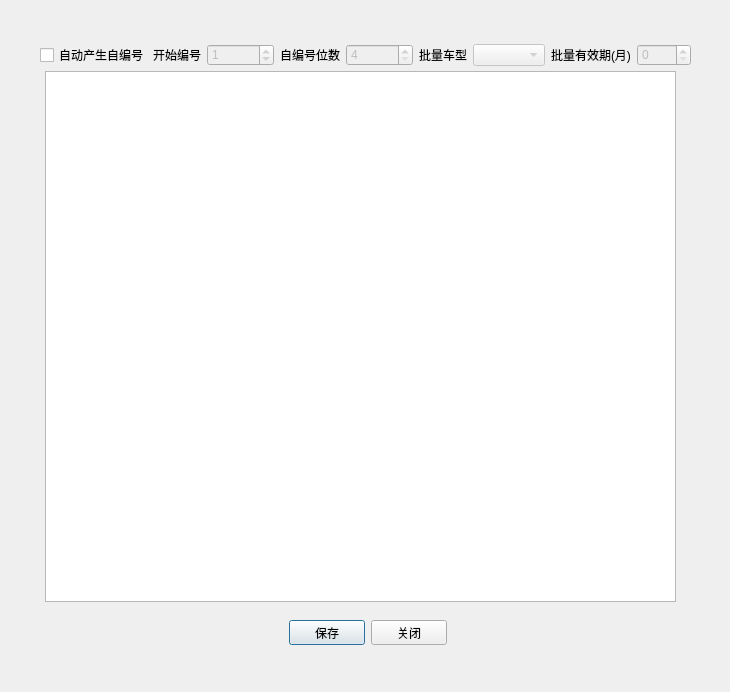
<?xml version="1.0" encoding="UTF-8"?>
<ui version="4.0">
 <class>CDlgBulkRegister</class>
 <widget class="QDialog" name="CDlgBulkRegister">
  <property name="geometry">
   <rect>
    <x>0</x>
    <y>0</y>
    <width>730</width>
    <height>692</height>
   </rect>
  </property>
  <property name="windowTitle">
   <string>卡批量注册</string>
  </property>
  <property name="statusTip">
   <string>%1卡批量注册</string>
  </property>
  <property name="styleSheet">
   <string notr="true">background-image: url(D:/WinParkUI/debug/Image/NewIcon/CommonMiddleBG-normal.jpg);</string>
  </property>
  <widget class="QLabel" name="lblTitle">
   <property name="geometry">
    <rect>
     <x>21</x>
     <y>5</y>
     <width>141</width>
     <height>21</height>
    </rect>
   </property>
   <property name="font">
    <font>
     <family>宋体</family>
     <pointsize>9</pointsize>
     <weight>75</weight>
     <italic>false</italic>
     <bold>true</bold>
    </font>
   </property>
   <property name="styleSheet">
    <string notr="true">background-image:url( );
color: rgb(85, 0, 0);</string>
   </property>
   <property name="text">
    <string/>
   </property>
  </widget>
  <widget class="QLabel" name="lblClose">
   <property name="geometry">
    <rect>
     <x>689</x>
     <y>5</y>
     <width>31</width>
     <height>16</height>
    </rect>
   </property>
   <property name="text">
    <string/>
   </property>
  </widget>
  <widget class="QTableWidget" name="tabRecord">
   <property name="geometry">
    <rect>
     <x>45</x>
     <y>71</y>
     <width>631</width>
     <height>531</height>
    </rect>
   </property>
   <property name="styleSheet">
    <string notr="true">background-image: url(none);</string>
   </property>
  </widget>
  <widget class="QLineEdit" name="edtCardID">
   <property name="geometry">
    <rect>
     <x>270</x>
     <y>290</y>
     <width>113</width>
     <height>20</height>
    </rect>
   </property>
   <property name="styleSheet">
    <string notr="true">background-image: url(none);</string>
   </property>
  </widget>
  <widget class="QWidget" name="layoutWidget">
   <property name="geometry">
    <rect>
     <x>289</x>
     <y>620</y>
     <width>158</width>
     <height>25</height>
    </rect>
   </property>
   <layout class="QHBoxLayout" name="horizontalLayout">
    <item>
     <widget class="QPushButton" name="btnSave">
      <property name="styleSheet">
       <string notr="true">background-image: url(none);</string>
      </property>
      <property name="text">
       <string>保存</string>
      </property>
     </widget>
    </item>
    <item>
     <widget class="QPushButton" name="btnClose">
      <property name="styleSheet">
       <string notr="true">background-image: url(none);</string>
      </property>
      <property name="text">
       <string>关闭</string>
      </property>
     </widget>
    </item>
   </layout>
  </widget>
  <widget class="QWidget" name="">
   <property name="geometry">
    <rect>
     <x>40</x>
     <y>44</y>
     <width>651</width>
     <height>22</height>
    </rect>
   </property>
   <layout class="QHBoxLayout" name="horizontalLayout_2">
    <item>
     <widget class="QCheckBox" name="chkID">
      <property name="styleSheet">
       <string notr="true">background-image: url(none);</string>
      </property>
      <property name="text">
       <string>自动产生自编号</string>
      </property>
     </widget>
    </item>
    <item>
     <widget class="QLabel" name="label">
      <property name="styleSheet">
       <string notr="true">background-image: url(none);</string>
      </property>
      <property name="text">
       <string>开始编号</string>
      </property>
     </widget>
    </item>
    <item>
     <widget class="QSpinBox" name="spValue">
      <property name="enabled">
       <bool>false</bool>
      </property>
      <property name="styleSheet">
       <string notr="true">background-image: url(none);</string>
      </property>
      <property name="maximum">
       <number>999999999</number>
      </property>
      <property name="value">
       <number>1</number>
      </property>
     </widget>
    </item>
    <item>
     <widget class="QLabel" name="label_2">
      <property name="styleSheet">
       <string notr="true">background-image: url(none);</string>
      </property>
      <property name="text">
       <string>自编号位数</string>
      </property>
     </widget>
    </item>
    <item>
     <widget class="QSpinBox" name="spDigit">
      <property name="enabled">
       <bool>false</bool>
      </property>
      <property name="styleSheet">
       <string notr="true">background-image: url(none);</string>
      </property>
      <property name="minimum">
       <number>4</number>
      </property>
      <property name="maximum">
       <number>999999999</number>
      </property>
     </widget>
    </item>
    <item>
     <widget class="QLabel" name="label_3">
      <property name="styleSheet">
       <string notr="true">background-image: url(none);</string>
      </property>
      <property name="text">
       <string>批量车型</string>
      </property>
     </widget>
    </item>
    <item>
     <widget class="QComboBox" name="cbxCarType">
      <property name="enabled">
       <bool>false</bool>
      </property>
      <property name="styleSheet">
       <string notr="true">background-image: url(none);</string>
      </property>
     </widget>
    </item>
    <item>
     <widget class="QLabel" name="label_4">
      <property name="styleSheet">
       <string notr="true">background-image: url(none);</string>
      </property>
      <property name="text">
       <string>批量有效期(月)</string>
      </property>
     </widget>
    </item>
    <item>
     <widget class="QSpinBox" name="spMonth">
      <property name="enabled">
       <bool>false</bool>
      </property>
      <property name="styleSheet">
       <string notr="true">background-image: url(none);</string>
      </property>
      <property name="minimum">
       <number>0</number>
      </property>
      <property name="maximum">
       <number>1200</number>
      </property>
      <property name="value">
       <number>0</number>
      </property>
     </widget>
    </item>
   </layout>
  </widget>
  <zorder>layoutWidget</zorder>
  <zorder>layoutWidget</zorder>
  <zorder>edtCardID</zorder>
  <zorder>lblTitle</zorder>
  <zorder>lblClose</zorder>
  <zorder>tabRecord</zorder>
 </widget>
 <resources/>
 <connections/>
</ui>
